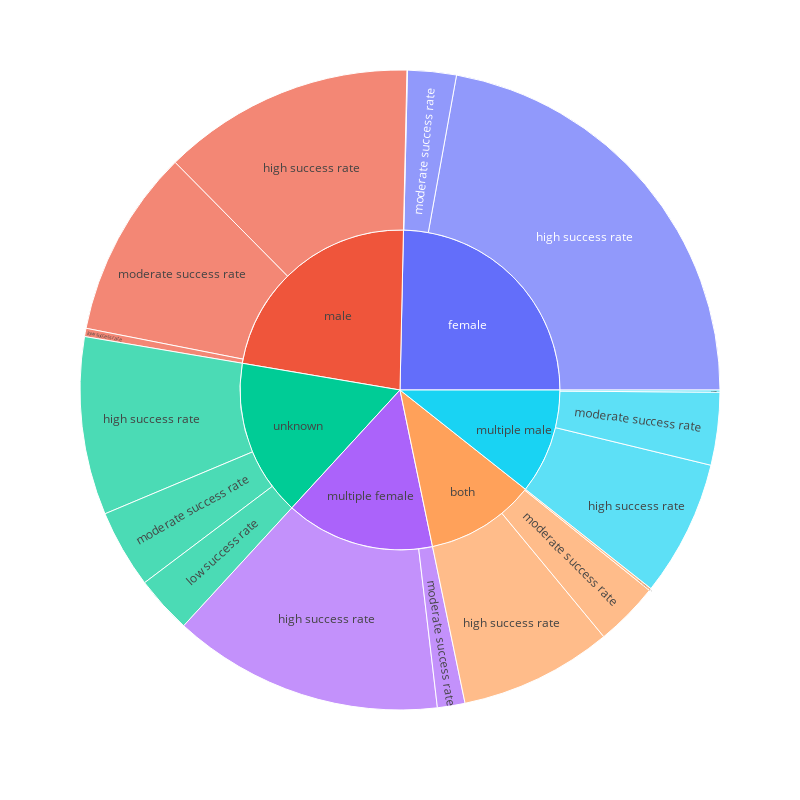

This figure's notebook cell:
### Markdown cell above
#### Results
This barplot shows the percentage of loans with male and female borrowers in successful and unsuccessful loans separately

### Code cell
# Created a function to correct the multiple entry of the gender
def classify_entry_genders(borrower_genders):
    gender_list = borrower_genders.split(",")
    gender_list = list(set(gender_list))
    gender_list = [borrower_genders.strip() for borrower_genders in gender_list]
    if len(gender_list) == 2:
        if 'female' in gender_list and 'male' in gender_list:
            return 'both'
        elif 'female' in gender_list:
            return 'multiple female'
        elif 'male' in gender_list:
            return 'multiple male'
    elif gender_list[0]=='female':
        return 'female'
    elif gender_list[0]=='male':
        return 'male'
    else:
        return 'unknown'

loans_for_presenting_data['borrower_genders'][loans_for_presenting_data['borrower_genders'].isnull()]= 'unknown'
loans_for_presenting_data['gender'] = loans_for_presenting_data['borrower_genders'].apply(classify_entry_genders)
loans_gender_con= loans_for_presenting_data.groupby(['country', 'gender'], as_index=False).agg({'funded_amount':'sum',
                                                                            'loan_amount':'sum',
                                                                            'term_in_months':'mean',
                                                                            'lender_count':'sum'})
loans_gender_con['success_rate'] = round((loans_gender_con['funded_amount']/loans_gender_con['loan_amount'])*100)

loans_gender_con['new_success_rate'] = np.where(loans_gender_con['success_rate']< 70, 'low success rate',
                                               np.where(loans_gender_con['success_rate']>=95, 'high success rate',
                                                        'moderate success rate'))

fig = px.sunburst(loans_gender_con, path=['gender', 'new_success_rate'], values='success_rate', width =800,
                  height =800)

fig.show()

### Figure 1 — Plotly figure (JSON) as saved in the notebook; plotly's stock layout.template omitted (floating-point values rounded to 4 significant figures)
{"data": [{"branchvalues": "total", "domain": {"x": [0.0, 1.0], "y": [0.0, 1.0]}, "hovertemplate": "labels=%{label}<br>success_rate=%{value}<br>parent=%{parent}<br>id=%{id}<extra></extra>", "ids": ["both/high success rate", "female/high success rate", "male/high success rate", "multiple female/high success rate", "multiple male/high success rate", "unknown/high success rate", "both/low success rate", "female/low success rate", "male/low success rate", "multiple male/low success rate", "unknown/low success rate", "both/moderate success rate", "female/moderate success rate", "male/moderate success rate", "multiple female/moderate success rate", "multiple male/moderate success rate", "unknown/moderate success rate", "both", "female", "male", "multiple female", "multiple male", "unknown"], "labels": ["high success rate", "high success rate", "high success rate", "high success rate", "high success rate", "high success rate", "low success rate", "low success rate", "low success rate", "low success rate", "low success rate", "moderate success rate", "moderate success rate", "moderate success rate", "moderate success rate", "moderate success rate", "moderate success rate", "both", "female", "male", "multiple female", "multiple male", "unknown"], "name": "", "parents": ["both", "female", "male", "multiple female", "multiple male", "unknown", "both", "female", "male", "multiple male", "unknown", "both", "female", "male", "multiple female", "multiple male", "unknown", "", "", "", "", "", ""], "type": "sunburst", "values": [2563.0, 7351.0, 4227.0, 4536.0, 2279.0, 2983.0, 39.0, 9.0, 138.0, 37.0, 961.0, 1074.0, 814.0, 3152.0, 462.0, 1216.0, 1314.0, 3676.0, 8174.0, 7517.0, 4998.0, 3532.0, 5258.0]}], "layout": {"height": 800, "legend": {"tracegroupgap": 0}, "margin": {"t": 60}, "width": 800}}
